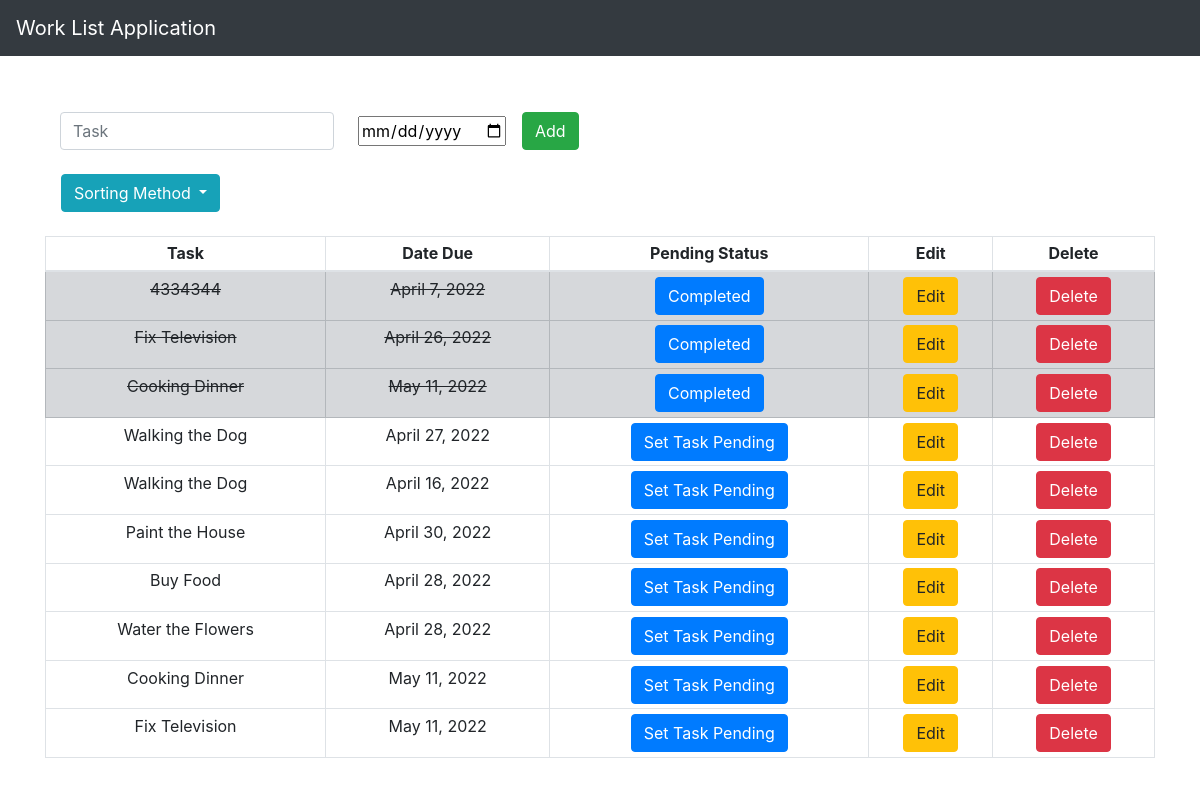
Screenshot of /sort_pending with the database file from the repository.
### worklist_app/models.py (models this page shows, shortened)
class List(models.Model):
    item = models.CharField(max_length=200)
    completed = models.BooleanField(default=False)
    date = models.DateField()

### worklist_app/views.py (the view)
# urls.py: path('sort_pending', views.sort_pending, name='sort_pending'),
def sort_pending(request):
    return home(request, '-completed')

### worklist_app/views.py (called while the page is built)
def home(request, sorting='date'):
    if request.method == "POST":
        form = ListForm(request.POST or None)
        if form.is_valid():
            form.save()
            messages.success(request, ('The item has been added to list successfully!'))
            all_items = List.objects.all().order_by(sorting)
            print (all_items)
            return render(request, 'home.html', {'all_items': all_items})
    else:
        all_items = List.objects.all().order_by(sorting)
        return render(request, 'home.html', {'all_items': all_items})

### worklist_app/templates/home.html (shortened to what this page needs)
{% extends 'base.html' %}
{% block content %}
    <div class="content">
        <div class="container">
            <form class="form-inline my-2 my-lg-0" method="POST" action="{% url 'add' %}">
              <input class="form-control mr-sm-2" type="search" placeholder="Task" aria-label="Search" name="item">
              <input class = "mx-3" name="date" value="{{feedback.dateSubmitted|date:'d/m/Y'}}" type="date">
              <button class="btn btn-success my-2 my-sm-0" type="submit">Add</button>
            </form>
        </div><br>
        <div class="dropdown">
            <button class="btn btn-info dropdown-toggle mx-3" type="button" id="dropdownMenuButton" data-toggle="dropdown" aria-haspopup="true" aria-expanded="false">
              Sorting Method
            </button>
          </div><br>
        {% if all_items %}
        <div class="table-responsive">
            <table class="table table-sm table-bordered">
                <thead>
                    <tr>
                    <th class="text-center" scope="col">Task</th>
                    <th class="text-center" scope="col">Date Due</th>
                    <th class="text-center" scope="col">Pending Status</th>
                    <th class="text-center" scope="col">Edit</th>
                    <th class="text-center" scope="col">Delete</th>
                    </tr>
                </thead>
                <tbody>
                {% for thing in all_items %}
                    {% if thing.completed %}
                        <tr class="table-secondary">
                            <td class="striker text-center">{{ thing.item }}</td>
                            <td class="striker text-center">{{ thing.date }}</td>
                            <td class="text-center"><a class="btn btn-primary" href="{% url 'delete' thing.id %}">Completed</a></td>
                            <td class="text-center"><a class="btn btn-warning" href="{% url 'edit' thing.id %}">Edit</a></td>
                            <td class="text-center"><a class="btn btn-danger" href="{% url 'delete' thing.id %}">Delete</a></td>
                        </tr>
                    {% else %}
                    <tr>
                            <td class="text-center">{{ thing.item }}</td>
                            <td class="text-center">{{ thing.date }}</td>
                            <td class="text-center"><a class="btn btn-primary" href="{% url 'cross_off' thing.id %}">Set Task Pending</a></td>
                            <td class="text-center"><a class="btn btn-warning" href="{% url 'edit' thing.id %}">Edit</a></td>
                            <td class="text-center"><a class="btn btn-danger" href="{% url 'delete' thing.id %}">Delete</a></td>
                        </tr>
                    {% endif %}
                {% endfor %}
                </tbody>
            </table>
        </div>
        {% endif %}
    </div>
{% endblock content %}

### static/css/style.css (style rules this page uses)
.content { margin-top: 5%; }
.striker { text-decoration: line-through; }

### rows the page displays
List: item "4334344", date "April 7, 2022"
List: item "Fix Television", date "April 26, 2022"
List: item "Cooking Dinner", date "May 11, 2022"
List: item "Walking the Dog", date "April 27, 2022"
List: item "Walking the Dog", date "April 16, 2022"
List: item "Paint the House", date "April 30, 2022"
List: item "Buy Food", date "April 28, 2022"
List: item "Water the Flowers", date "April 28, 2022"
List: item "Cooking Dinner", date "May 11, 2022"
List: item "Fix Television", date "May 11, 2022"
